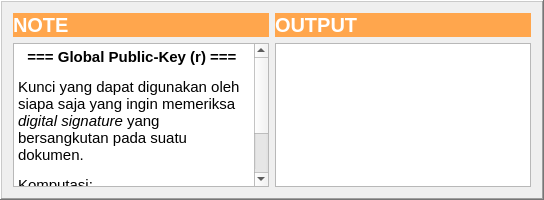
            <widget class="QFrame" name="frame_output">
             <property name="maximumSize">
              <size>
               <width>16777215</width>
               <height>200</height>
              </size>
             </property>
             <property name="frameShape">
              <enum>QFrame::WinPanel</enum>
             </property>
             <property name="frameShadow">
              <enum>QFrame::Raised</enum>
             </property>
             <layout class="QGridLayout" name="gridLayout_3">
              <item row="1" column="0">
               <layout class="QHBoxLayout" name="horizontalLayout">
                <item>
                 <layout class="QVBoxLayout" name="verticalLayout">
                  <item>
                   <widget class="QLabel" name="note">
                    <property name="font">
                     <font>
                      <pointsize>15</pointsize>
                      <weight>75</weight>
                      <bold>true</bold>
                     </font>
                    </property>
                    <property name="styleSheet">
                     <string notr="true">background-color: rgb(255, 166, 77);
color: rgb(255, 255, 255);</string>
                    </property>
                    <property name="text">
                     <string>NOTE</string>
                    </property>
                    <property name="margin">
                     <number>10</number>
                    </property>
                   </widget>
                  </item>
                  <item>
                   <widget class="QTextBrowser" name="isi_note">
                    <property name="html">
                     <string>&lt;!DOCTYPE HTML PUBLIC &quot;-//W3C//DTD HTML 4.0//EN&quot; &quot;http://www.w3.org/TR/REC-html40/strict.dtd&quot;&gt;
&lt;html&gt;&lt;head&gt;&lt;meta name=&quot;qrichtext&quot; content=&quot;1&quot; /&gt;&lt;style type=&quot;text/css&quot;&gt;
p, li { white-space: pre-wrap; }
&lt;/style&gt;&lt;/head&gt;&lt;body style=&quot; font-family:'Ubuntu'; font-size:11pt; font-weight:400; font-style:normal;&quot;&gt;
&lt;p align=&quot;center&quot; style=&quot; margin-top:12px; margin-bottom:12px; margin-left:0px; margin-right:0px; -qt-block-indent:0; text-indent:0px;&quot;&gt;&lt;span style=&quot; font-weight:600;&quot;&gt;=== Global Public-Key (r) === &lt;/span&gt;&lt;/p&gt;
&lt;p style=&quot; margin-top:12px; margin-bottom:12px; margin-left:0px; margin-right:0px; -qt-block-indent:0; text-indent:0px;&quot;&gt;Kunci yang dapat digunakan oleh siapa saja yang ingin memeriksa &lt;span style=&quot; font-style:italic;&quot;&gt;digital signature&lt;/span&gt; yang bersangkutan pada suatu dokumen.&lt;/p&gt;
&lt;p style=&quot; margin-top:12px; margin-bottom:12px; margin-left:0px; margin-right:0px; -qt-block-indent:0; text-indent:0px;&quot;&gt;Komputasi: &lt;/p&gt;
&lt;p style=&quot; margin-top:12px; margin-bottom:12px; margin-left:0px; margin-right:0px; -qt-block-indent:0; text-indent:0px;&quot;&gt;&lt;span style=&quot; font-weight:600;&quot;&gt;r = (g^k mod p) mod q&lt;/span&gt;&lt;/p&gt;
&lt;p style=&quot;-qt-paragraph-type:empty; margin-top:12px; margin-bottom:12px; margin-left:0px; margin-right:0px; -qt-block-indent:0; text-indent:0px;&quot;&gt;&lt;br /&gt;&lt;/p&gt;&lt;/body&gt;&lt;/html&gt;</string>
                    </property>
                   </widget>
                  </item>
                 </layout>
                </item>
                <item>
                 <layout class="QVBoxLayout" name="verticalLayout_4">
                  <item>
                   <widget class="QLabel" name="output">
                    <property name="font">
                     <font>
                      <pointsize>15</pointsize>
                      <weight>75</weight>
                      <bold>true</bold>
                     </font>
                    </property>
                    <property name="styleSheet">
                     <string notr="true">background-color: rgb(255, 166, 77);
color: rgb(255, 255, 255);</string>
                    </property>
                    <property name="text">
                     <string>OUTPUT</string>
                    </property>
                    <property name="margin">
                     <number>10</number>
                    </property>
                   </widget>
                  </item>
                  <item>
                   <widget class="QTextBrowser" name="nilai_output"/>
                  </item>
                 </layout>
                </item>
               </layout>
              </item>
             </layout>
            </widget>
